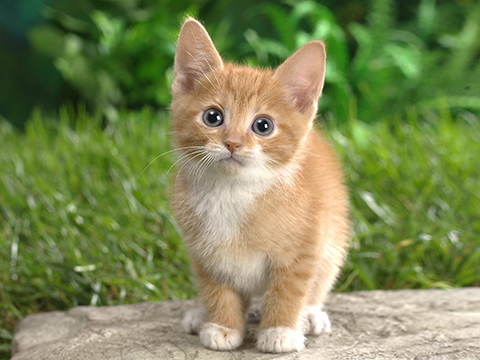
#> input picture Lab2/cat.jpg, 480 x 360 px
$ python Lab2_NguyetPA_AI1706_HE176392.py
#> lines starting #> are read from the running program, lines starting #| are printed output that depends on the picture
import matplotlib.pyplot as plt
from matplotlib.widgets import Slider, Button, TextBox
import numpy as np
import cv2
import seaborn as sns
from PIL import Image

# Tạo hình ảnh ngẫu nhiên
img_path = 'cat.jpg'
img_o = plt.imread(img_path).astype(np.float32)/255.0
img = img_o.copy()

# Khởi tạo subplot và hiển thị hình ảnh ban đầu
fig, ax = plt.subplots()
plt.subplots_adjust(bottom = 0.55, top = 1)
im = ax.imshow(img)

# Tạo slider để điều chỉnh độ sáng, độ tương phản, ba kênh màu đỏ, xanh lá, xanh dương
ax_brightness = plt.axes([0.5, 0.25, 0.4, 0.03])
s_brightness = Slider(ax_brightness, 'Brightness', -1.0, 1.0, valinit=0.0, color='#9400D3')

ax_contrast = plt.axes([0.5, 0.3, 0.4, 0.03])
s_contrast = Slider(ax_contrast, 'Contrast', 0, 2.0, valinit=1.0, color='#3CB371')

# 0.1, 0.05, 0.2,
ax_r = plt.axes([0.2, 0.05, 0.7, 0.03])
s_r = Slider(ax_r, 'Red ', 0.0, 1.0, valinit=0, color='red')

ax_g = plt.axes([0.2, 0.1, 0.7, 0.03])
s_g = Slider(ax_g, 'Green ', 0, 1.0, valinit=0, color='green')

ax_b = plt.axes([0.2, 0.15, 0.7, 0.03])
s_b = Slider(ax_b, 'Blue ', 0, 1.0, valinit=0, color='blue')

# Hàm xử lý khi giá trị của slider thay đổi
# [8 lines left out: function update_img, not called in this run]

# Gọi hàm update khi giá trị của slider thay đổi
s_brightness.on_changed(update_img)
s_contrast.on_changed(update_img)

# [28 lines left out: function update_color, not called in this run]

s_r.on_changed(update_color)
s_g.on_changed(update_color)
s_b.on_changed(update_color)

ax.xaxis.set_ticks([])
ax.yaxis.set_ticks([])
ax.tick_params(axis = 'y', which = 'both', length = 0)

# Median
# [16 lines left out: function median_filter, not called in this run]
# Create a histogram equalization
button_median = Button(plt.axes([0.1, 0.4, 0.2, 0.1]), "Median\nFilter")
button_median.on_clicked(median_filter)

# add noise

img_noise = img_o.copy()

# [54 lines left out: functions add_noise, mean_filter, not called in this run]

# Create a histogram equalization
button_mean = Button(plt.axes([0.4, 0.4, 0.2, 0.1]), "Mean\nFilter")
button_mean.on_clicked(mean_filter)

# Gaussian Smoothing
# [37 lines left out: function gaussian, not called in this run]


# Create a histogram equalization
button_gaussian = Button(plt.axes([0.7, 0.4, 0.2, 0.1]), "Gaussian\nSmoothing")
button_gaussian.on_clicked(gaussian)

# Histogram equalization


# [48 lines left out: function his_equal, not called in this run]

# Create a histogram equalization
button_he = Button(plt.axes([0.1, 0.25, 0.2, 0.1]), "Histogram\nEqualization")
button_he.on_clicked(his_equal)

plt.show()
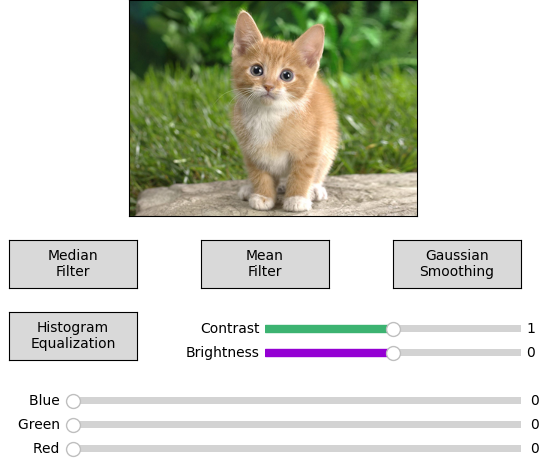
#> figure drawn by matplotlib, 6 panels
